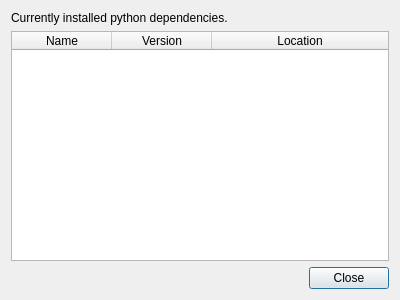
<?xml version="1.0" encoding="UTF-8"?>
<ui version="4.0">
 <class>Dialog</class>
 <widget class="QDialog" name="Dialog">
  <property name="geometry">
   <rect>
    <x>0</x>
    <y>0</y>
    <width>400</width>
    <height>300</height>
   </rect>
  </property>
  <property name="minimumSize">
   <size>
    <width>400</width>
    <height>300</height>
   </size>
  </property>
  <property name="windowTitle">
   <string>Installed requirements</string>
  </property>
  <layout class="QVBoxLayout" name="verticalLayout">
   <item>
    <widget class="QLabel" name="label">
     <property name="text">
      <string>Currently installed python dependencies.</string>
     </property>
     <property name="wordWrap">
      <bool>true</bool>
     </property>
    </widget>
   </item>
   <item>
    <widget class="QTableWidget" name="tableWidget">
     <property name="textElideMode">
      <enum>Qt::ElideMiddle</enum>
     </property>
     <property name="sortingEnabled">
      <bool>true</bool>
     </property>
     <property name="wordWrap">
      <bool>false</bool>
     </property>
     <attribute name="horizontalHeaderStretchLastSection">
      <bool>true</bool>
     </attribute>
     <attribute name="verticalHeaderVisible">
      <bool>false</bool>
     </attribute>
     <column>
      <property name="text">
       <string>Name</string>
      </property>
     </column>
     <column>
      <property name="text">
       <string>Version</string>
      </property>
     </column>
     <column>
      <property name="text">
       <string>Location</string>
      </property>
     </column>
    </widget>
   </item>
   <item>
    <widget class="QDialogButtonBox" name="buttonBox">
     <property name="orientation">
      <enum>Qt::Horizontal</enum>
     </property>
     <property name="standardButtons">
      <set>QDialogButtonBox::Close</set>
     </property>
    </widget>
   </item>
  </layout>
 </widget>
 <resources/>
 <connections>
  <connection>
   <sender>buttonBox</sender>
   <signal>accepted()</signal>
   <receiver>Dialog</receiver>
   <slot>accept()</slot>
   <hints>
    <hint type="sourcelabel">
     <x>248</x>
     <y>254</y>
    </hint>
    <hint type="destinationlabel">
     <x>157</x>
     <y>274</y>
    </hint>
   </hints>
  </connection>
  <connection>
   <sender>buttonBox</sender>
   <signal>rejected()</signal>
   <receiver>Dialog</receiver>
   <slot>reject()</slot>
   <hints>
    <hint type="sourcelabel">
     <x>316</x>
     <y>260</y>
    </hint>
    <hint type="destinationlabel">
     <x>286</x>
     <y>274</y>
    </hint>
   </hints>
  </connection>
 </connections>
</ui>
